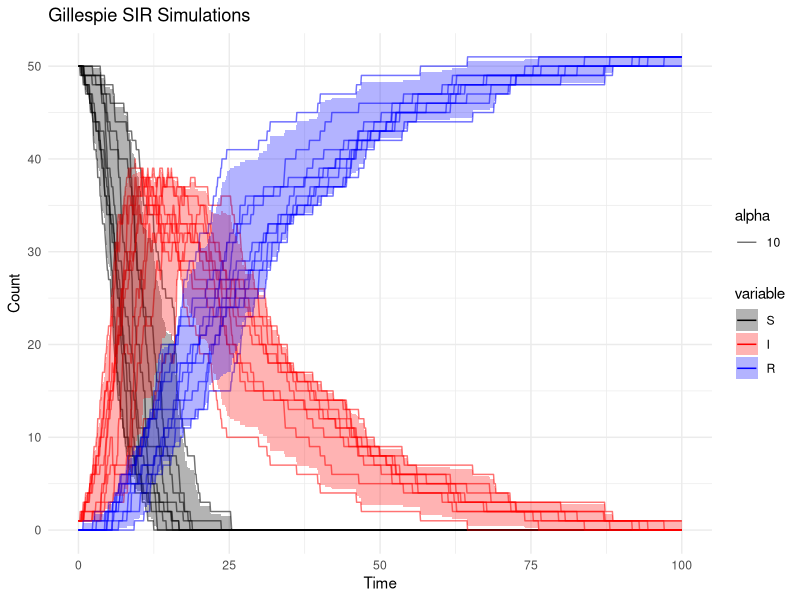

Reproduce this figure in R.
rm(list = ls())
library(ggplot2) 
library(dplyr) 
library(reshape2) 
library(tidyr)

time <- 0 

S<- numeric(0)
I <- numeric(0) 
R <- numeric(0)   
t <- numeric(0) 

timeValues <- seq(from = 0, to = 100, by = 0.1)

set.seed(234)   
GillespFunc <- function(beta, gamma, timeEnd, S0, I0, R0) {   
  while (time < timeEnd) {  
    
    #need to update S and I 
    S<-  c(S,S0) 
    I <- c(I,I0) 
    R <- c(R,R0)
    t <- c(t,time)
    
    #updating time value with time till next event, the rate is the total rate for any event 
    if (I0 == 0) break
    dt <- rexp(1,rate = beta*S0*I0 + gamma*I0)    
    time <- time + dt     
    
    
    #creating random event 
    
    randEvent <- runif(1) 
    
    w <- (beta*S0*I0)/(beta*S0*I0+ gamma*I0) 
    if (randEvent < w) { 
      S0 = S0 -1 
      I0 = I0 + 1 
      R0 = R0 
    } else {  
      S0 = S0 
      I0 = I0 - 1 
      R0 = R0 + 1 
    } 
  }  
  return(cbind(S,I,R,t))
  }

#df <- as.data.frame(GillespFunc(beta = 0.001, gamma = 1/20, timeEnd = 200, S0 = 999, I0 = 1, R0 = 0)) 

#list of matrices 
out <- replicate(10, GillespFunc(beta = 0.01, gamma = 1/20, timeEnd = 100, S0 = 50, I0 = 1, R0 = 0), simplify = FALSE) 

#standardizing time 
finalList <- lapply(out, function(simMatrix) { 
  SimTime <- simMatrix[, "t"]  
  
  
  # For each standardized time value, find the most recent simulation time (t <= tv)
  rowTime <- sapply(timeValues, function(tv) { 
    w <- which(SimTime <= tv)
    if (length(w) == 0) NA else max(w) 
  }) 
  
  # Extract t and S values based on matched rows, t() transposing so rows and columns are like dflong 
  result <- t(sapply(rowTime, function(i) {
    if (!is.na(i)) simMatrix[i, c("S", "I", "R")] else c(NA, NA, NA)
  })) 
  
  df <- as.data.frame(result)
  df$time <- timeValues  # standardized time column   
  df
}) 



#adding sim id, sim 1, sim 2, etc. 
sim_dfs <- bind_rows(finalList, .id = "sim")  
df_long <- melt(sim_dfs, , id.vars = c("time", "sim"))

CI <- df_long %>% group_by(time, variable) %>% summarise(average = mean(value), 
                                                         lower = quantile(value, 0.025),
                                                         upper = quantile(value, 0.975), 
                                                         med = median(value), 
                                                         .groups = "drop")

# Plot
ggplot(df_long, aes(x = time, y = value, color = variable, group = interaction(sim, variable))) +
  geom_line(aes(alpha = 10)) + scale_color_manual (values = c("S"="black", "I" = "red", "R" = "blue"))+
  geom_ribbon(data = CI, aes(x = time, ymin = lower, ymax = upper, fill = variable, group = variable), alpha = 0.3, inherit.aes = FALSE)+
  scale_fill_manual(values = c("S" = "black", "I" = "red", "R" = "blue")) +
  labs(title = "Gillespie SIR Simulations", x = "Time", y = "Count") +
  theme_minimal()
